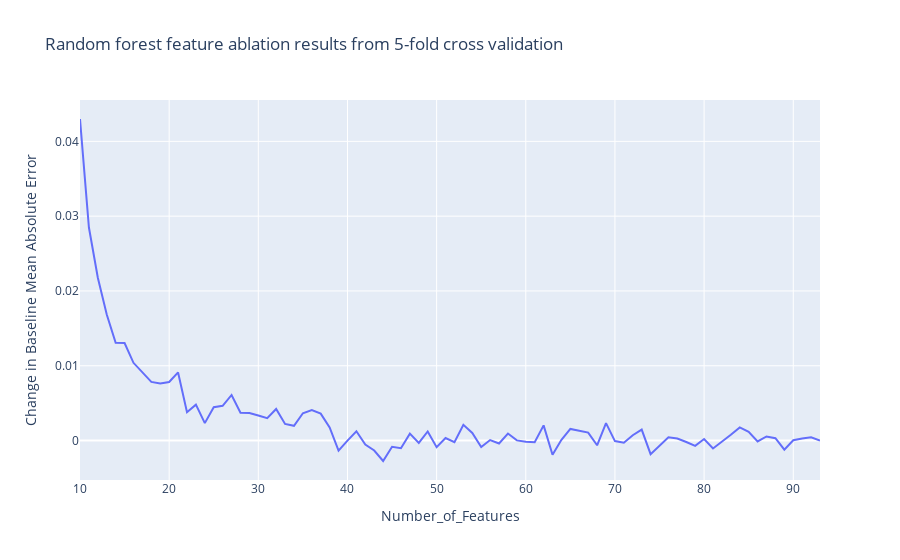

Notebook source saved alongside this figure:
### Code cell
def visualize_ablation_results(in_df, baseline):

    in_df['diff_mae'] = in_df['CV_MAE'] - baseline

    fig = px.line(in_df, x='Number_of_Features', y='diff_mae', title='Random forest feature ablation results from 5-fold cross validation')
    fig.update_xaxes(title_text='Number_of_Features')
    fig.update_yaxes(title_text='Change in Baseline Mean Absolute Error')
    
    return fig

visualize_ablation_results(abla_df, 1.355545)

### Figure 1 — Plotly figure (JSON) as saved in the notebook; plotly's stock layout.template omitted (floating-point values rounded to 4 significant figures)
{"data": [{"hovertemplate": "Number_of_Features=%{x}<br>diff_mae=%{y}<extra></extra>", "legendgroup": "", "line": {"color": "#636efa", "dash": "solid"}, "marker": {"symbol": "circle"}, "mode": "lines", "name": "", "orientation": "v", "showlegend": false, "type": "scatter", "x": [93, 92, 91, 90, 89, 88, 87, 86, 85, 84, 83, 82, 81, 80, 79, 78, 77, 76, 75, 74, 73, 72, 71, 70, 69, 68, 67, 66, 65, 64, 63, 62, 61, 60, 59, 58, 57, 56, 55, 54, 53, 52, 51, 50, 49, 48, 47, 46, 45, 44, 43, 42, 41, 40, 39, 38, 37, 36, 35, 34, 33, 32, 31, 30, 29, 28, 27, 26, 25, 24, 23, 22, 21, 20, 19, 18, 17, 16, 15, 14, 13, 12, 11, 10], "xaxis": "x", "y": [-2.396e-07, 0.0004267, 0.0002843, 3.697e-05, -0.001222, 0.0003092, 0.0005497, -0.0001138, 0.001173, 0.001749, 0.0007716, -0.0001396, -0.001052, 0.0002099, -0.0007154, -0.0001925, 0.000273, 0.0004235, -0.0007297, -0.001823, 0.001466, 0.0007173, -0.0002956, -7.132e-05, 0.002325, -0.0006331, 0.001066, 0.001269, 0.001558, 9.756e-05, -0.001905, 0.002028, -0.0002272, -0.0001457, 2.287e-05, 0.0009414, -0.0003888, 6.508e-05, -0.0008603, 0.001007, 0.0021, -0.0002288, 0.0003322, -0.0008856, 0.001217, -0.0003212, 0.0009194, -0.001027, -0.0008305, -0.002734, -0.001331, -0.0005346, 0.001235, -3.659e-06, -0.001354, 0.001745, 0.003595, 0.004072, 0.003654, 0.001973, 0.002226, 0.004225, 0.003002, 0.003355, 0.003683, 0.003723, 0.006096, 0.004639, 0.004461, 0.00233, 0.0048, 0.003785, 0.009107, 0.007821, 0.00764, 0.007839, 0.009121, 0.01039, 0.01305, 0.01307, 0.01686, 0.02176, 0.02848, 0.04299], "yaxis": "y"}], "layout": {"legend": {"tracegroupgap": 0}, "title": {"text": "Random forest feature ablation results from 5-fold cross validation"}, "xaxis": {"anchor": "y", "domain": [0, 1], "title": {"text": "Number_of_Features"}}, "yaxis": {"anchor": "x", "domain": [0, 1], "title": {"text": "Change in Baseline Mean Absolute Error"}}}}
